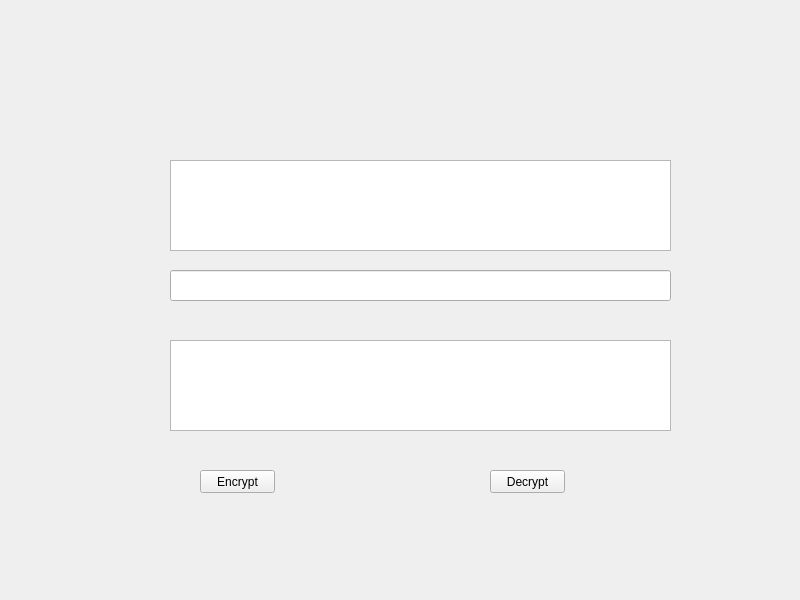
<?xml version="1.0" encoding="UTF-8"?>
<ui version="4.0">
 <class>MainWindow</class>
 <widget class="QMainWindow" name="MainWindow">
  <property name="geometry">
   <rect>
    <x>0</x>
    <y>0</y>
    <width>800</width>
    <height>600</height>
   </rect>
  </property>
  <widget class="QWidget" name="centralwidget">
   <widget class="QPlainTextEdit" name="txt_plain_text">
    <property name="geometry">
     <rect>
      <x>170</x>
      <y>160</y>
      <width>501</width>
      <height>91</height>
     </rect>
    </property>
   </widget>
   <widget class="QLineEdit" name="txt_key">
    <property name="geometry">
     <rect>
      <x>170</x>
      <y>270</y>
      <width>501</width>
      <height>31</height>
     </rect>
    </property>
   </widget>
   <widget class="QPlainTextEdit" name="txt_cipher_text">
    <property name="geometry">
     <rect>
      <x>170</x>
      <y>340</y>
      <width>501</width>
      <height>91</height>
     </rect>
    </property>
   </widget>
   <widget class="QPushButton" name="btn_encrypt">
    <property name="geometry">
     <rect>
      <x>200</x>
      <y>470</y>
      <width>75</width>
      <height>23</height>
     </rect>
    </property>
    <property name="text">
     <string>Encrypt</string>
    </property>
   </widget>
   <widget class="QPushButton" name="btn_decrypt">
    <property name="geometry">
     <rect>
      <x>490</x>
      <y>470</y>
      <width>75</width>
      <height>23</height>
     </rect>
    </property>
    <property name="text">
     <string>Decrypt</string>
    </property>
   </widget>
  </widget>
 </widget>
</ui>
